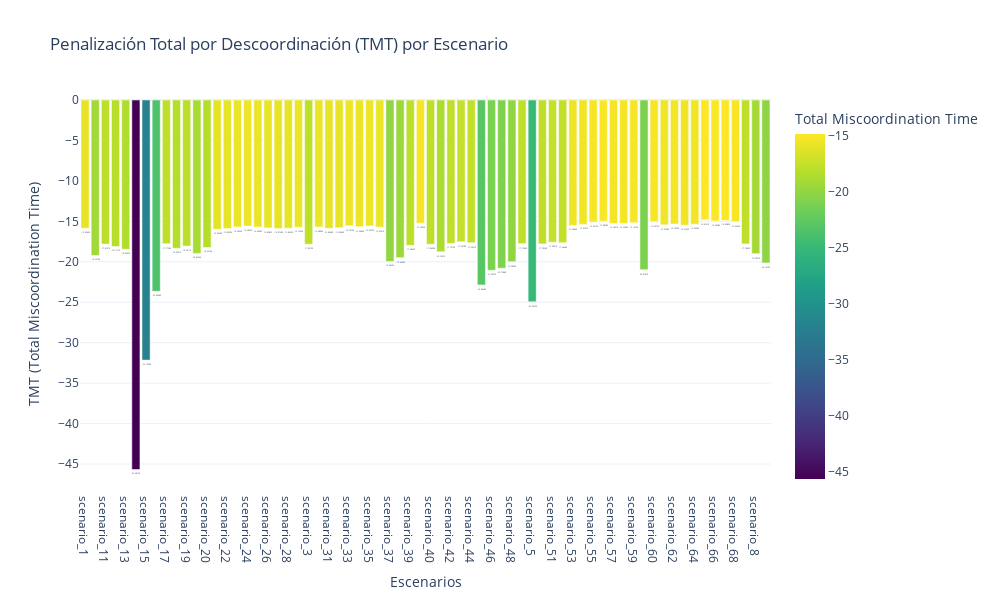
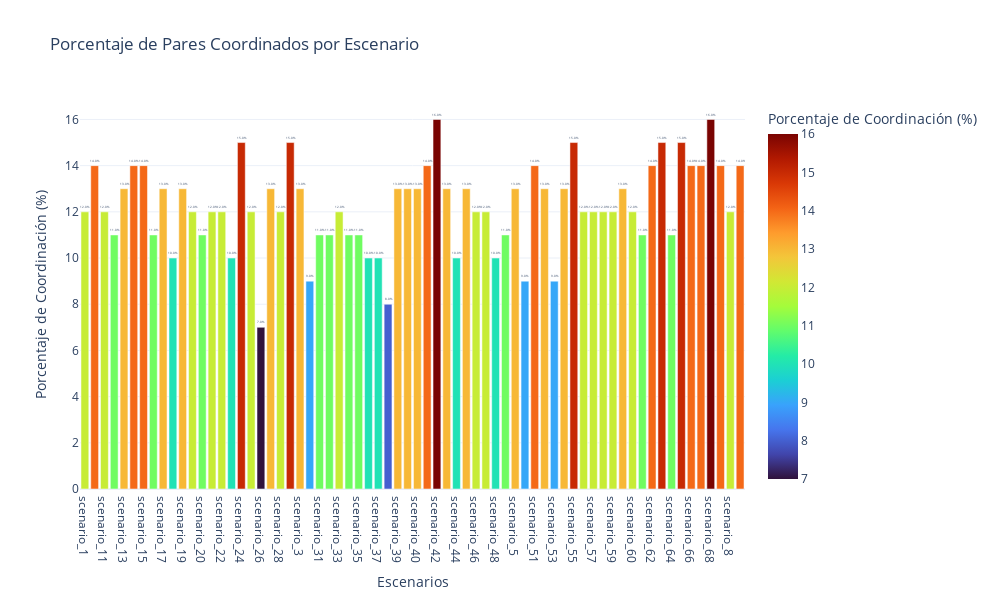

The cell these charts' notebook holds for them, in order:
### Markdown cell above
# Analisys

### Code cell
import json
import os
import copy
import plotly.express as px
import plotly.graph_objects as go
import pandas as pd
import numpy as np

# --- Constantes ---
CTI = 0.2  # Intervalo de tiempo de coordinación típico (en segundos)

# --- Ruta del archivo ---
input_file = "/Users/gustavo/Documents/Projects/TESIS_UNAL/ADAPTIVE_ALGORITHM/data/processed/independent_relay_pairs_automation.json"

def analyze_all_scenarios():
    try:
        # 1. Cargar el archivo JSON
        print(f"Cargando datos desde: {input_file}")
        with open(input_file, 'r') as f:
            relay_pairs_data = json.load(f)
        
        if not isinstance(relay_pairs_data, list):
            raise TypeError(f"Error: El archivo {input_file} no contiene una lista JSON.")
        
        # Diccionarios para almacenar datos por escenario
        scenario_results = {}  # Estructura: {scenario_id: {'tmt': valor, 'coordinated': cantidad, 'uncoordinated': cantidad}}
        
        # 2. Procesar cada par y agrupar por escenario
        print("Calculando TMT por escenario...")
        total_pairs_read = 0
        skipped_pairs_count = 0
        
        for pair_entry in relay_pairs_data:
            total_pairs_read += 1
            if not isinstance(pair_entry, dict):
                skipped_pairs_count += 1
                continue
            
            scenario_id = pair_entry.get("scenario_id")
            if not scenario_id:
                skipped_pairs_count += 1
                continue
                
            # Inicializar datos del escenario si es la primera vez
            if scenario_id not in scenario_results:
                scenario_results[scenario_id] = {
                    'tmt': 0, 
                    'coordinated': 0, 
                    'uncoordinated': 0,
                    'total_valid': 0
                }
            
            # Obtener información de los relés
            main_relay_info = pair_entry.get('main_relay')
            backup_relay_info = pair_entry.get('backup_relay')
            
            if not isinstance(main_relay_info, dict) or not isinstance(backup_relay_info, dict):
                skipped_pairs_count += 1
                continue
                
            # Obtener tiempos de operación
            main_time = main_relay_info.get('Time_out')
            backup_time = backup_relay_info.get('Time_out')
            
            # Validar que los tiempos son números
            if not isinstance(main_time, (int, float)) or not isinstance(backup_time, (int, float)):
                skipped_pairs_count += 1
                continue
                
            # Cálculos
            delta_t = backup_time - main_time - CTI
            mt = (delta_t - abs(delta_t)) / 2  # Penalización solo si delta_t es negativo
            
            # Actualizar resultados del escenario
            scenario_results[scenario_id]['tmt'] += mt
            scenario_results[scenario_id]['total_valid'] += 1
            
            if delta_t >= 0:
                scenario_results[scenario_id]['coordinated'] += 1
            else:
                scenario_results[scenario_id]['uncoordinated'] += 1
        
        # 3. Preparar datos para graficar
        data_for_chart = []
        for scenario, data in scenario_results.items():
            data_for_chart.append({
                'Escenario': scenario,
                'TMT': data['tmt'],
                'Pares Coordinados': data['coordinated'],
                'Pares Descoordinados': data['uncoordinated'],
                'Total Pares Válidos': data['total_valid'],
                'Porcentaje Coordinación': 100 * data['coordinated'] / data['total_valid'] if data['total_valid'] > 0 else 0
            })
        
        # Convertir a DataFrame y ordenar por nombre de escenario
        df = pd.DataFrame(data_for_chart)
        df = df.sort_values(by='Escenario')
        
        # 4. Crear gráfico de barras con Plotly
        fig = px.bar(
            df, 
            x='Escenario', 
            y='TMT',
            text='TMT',
            color='TMT',
            color_continuous_scale='Viridis',
            title='Penalización Total por Descoordinación (TMT) por Escenario',
            labels={'TMT': 'Total Miscoordination Time'},
            hover_data=['Pares Coordinados', 'Pares Descoordinados', 'Total Pares Válidos', 'Porcentaje Coordinación']
        )
        
        # Personalizar el gráfico
        fig.update_traces(
            texttemplate='%{text:.5f}',
            textposition='outside'
        )
        
        fig.update_layout(
            xaxis_title='Escenarios',
            yaxis_title='TMT (Total Miscoordination Time)',
            xaxis={'categoryorder': 'array', 'categoryarray': df['Escenario'].tolist()},
            font=dict(size=12),
            height=600,
            width=1000
        )
        
        # 5. Crear un segundo gráfico: porcentaje de coordinación
        fig2 = px.bar(
            df,
            x='Escenario',
            y='Porcentaje Coordinación',
            text='Porcentaje Coordinación',
            color='Porcentaje Coordinación',
            color_continuous_scale='Turbo',
            title='Porcentaje de Pares Coordinados por Escenario',
            labels={'Porcentaje Coordinación': 'Porcentaje de Coordinación (%)'},
            hover_data=['Pares Coordinados', 'Pares Descoordinados', 'Total Pares Válidos', 'TMT']
        )
        
        fig2.update_traces(
            texttemplate='%{text:.1f}%',
            textposition='outside'
        )
        
        fig2.update_layout(
            xaxis_title='Escenarios',
            yaxis_title='Porcentaje de Coordinación (%)',
            xaxis={'categoryorder': 'array', 'categoryarray': df['Escenario'].tolist()},
            font=dict(size=12),
            height=600,
            width=1000
        )
        
        # 5. Mostrar tabla de resultados
        print("\n--- Resultados por Escenario ---")
        print(f"{'Escenario':<15} {'Pares Válidos':<15} {'Coordinados':<15} {'Descoordinados':<15} {'% Coordin.':<15} {'TMT':<15}")
        print("-" * 90)
        
        for index, row in df.iterrows():
            print(f"{row['Escenario']:<15} {int(row['Total Pares Válidos']):<15} {int(row['Pares Coordinados']):<15} {int(row['Pares Descoordinados']):<15} {row['Porcentaje Coordinación']:.1f}%{' ':<10} {row['TMT']:.5f}")
        
        print(f"\nTotal de pares leídos: {total_pairs_read}")
        print(f"Pares omitidos (datos inválidos/faltantes): {skipped_pairs_count}")
        
        # Guardar los gráficos antes de mostrarlos
        output_dir = os.path.dirname(input_file)
        
        # Guardar el primer gráfico (TMT)
        output_file_tmt = os.path.join(output_dir, "tmt_by_scenario.html")
        fig.write_html(output_file_tmt)
        print(f"\nGráfico de TMT guardado en: {output_file_tmt}")
        
        # Guardar el segundo gráfico (% Coordinación)
        output_file_coord = os.path.join(output_dir, "coordination_percentage_by_scenario.html")
        fig2.write_html(output_file_coord)
        print(f"Gráfico de Porcentaje de Coordinación guardado en: {output_file_coord}")
        
        # Mostrar los gráficos
        fig.show()
        fig2.show()
        
    except FileNotFoundError:
        print(f"Error CRÍTICO: No se pudo encontrar el archivo de entrada: {input_file}")
    except TypeError as e:
        print(f"Error CRÍTICO: Problema con el tipo de datos esperado en el archivo JSON: {e}")
    except json.JSONDecodeError as e:
        print(f"Error CRÍTICO: El archivo de entrada JSON ({input_file}) está mal formado: {e}")
    except Exception as e:
        import traceback
        print(f"Error inesperado durante el procesamiento: {e}")
        print("--- Traceback ---")
        traceback.print_exc()
        print("-----------------")
        
if __name__ == "__main__":
    analyze_all_scenarios()

### Figure 1 — Plotly figure (JSON) as saved in the notebook; plotly's stock layout.template omitted (floating-point values rounded to 4 significant figures; data arrays with more than 128 entries replaced by an {"elided": "..."} marker saying what was removed)
{"data": [{"alignmentgroup": "True", "customdata": {"elided": "68x4 int values"}, "hovertemplate": "Escenario=%{x}<br>Total Miscoordination Time=%{marker.color}<br>Pares Coordinados=%{customdata[0]}<br>Pares Descoordinados=%{customdata[1]}<br>Total Pares Válidos=%{customdata[2]}<br>Porcentaje Coordinación=%{customdata[3]}<extra></extra>", "legendgroup": "", "marker": {"color": [-15.85, -19.23, -17.81, -18.12, -18.45, -45.68, -32.15, -23.65, -17.77, -18.33, -18.06, -18.96, -18.23, -15.99, -15.89, -15.69, -15.59, -15.7, -15.81, -15.88, -15.84, -15.73, -17.82, -15.69, -15.87, -15.8, -15.54, -15.67, -15.57, -15.7, -19.96, -19.49, -17.97, -15.23, -17.84, -18.76, -17.73, -17.52, -17.64, -22.86, -21.05, -20.79, -19.98, -17.76, -24.95, -17.79, -17.58, -17.65, -15.51, -15.37, -15.09, -14.99, -15.26, -15.26, -15.16, -20.97, -15.06, -15.43, -15.33, -15.48, -15.36, -14.82, -14.94, -14.9, -15.04, -17.79, -19.0, -20.15], "coloraxis": "coloraxis", "pattern": {"shape": ""}}, "name": "", "offsetgroup": "", "orientation": "v", "showlegend": false, "text": [-15.85, -19.23, -17.81, -18.12, -18.45, -45.68, -32.15, -23.65, -17.77, -18.33, -18.06, -18.96, -18.23, -15.99, -15.89, -15.69, -15.59, -15.7, -15.81, -15.88, -15.84, -15.73, -17.82, -15.69, -15.87, -15.8, -15.54, -15.67, -15.57, -15.7, -19.96, -19.49, -17.97, -15.23, -17.84, -18.76, -17.73, -17.52, -17.64, -22.86, -21.05, -20.79, -19.98, -17.76, -24.95, -17.79, -17.58, -17.65, -15.51, -15.37, -15.09, -14.99, -15.26, -15.26, -15.16, -20.97, -15.06, -15.43, -15.33, -15.48, -15.36, -14.82, -14.94, -14.9, -15.04, -17.79, -19.0, -20.15], "textposition": "outside", "texttemplate": "%{text:.5f}", "type": "bar", "x": ["scenario_1", "scenario_10", "scenario_11", "scenario_12", "scenario_13", "scenario_14", "scenario_15", "scenario_16", "scenario_17", "scenario_18", "scenario_19", "scenario_2", "scenario_20", "scenario_21", "scenario_22", "scenario_23", "scenario_24", "scenario_25", "scenario_26", "scenario_27", "scenario_28", "scenario_29", "scenario_3", "scenario_30", "scenario_31", "scenario_32", "scenario_33", "scenario_34", "scenario_35", "scenario_36", "scenario_37", "scenario_38", "scenario_39", "scenario_4", "scenario_40", "scenario_41", "scenario_42", "scenario_43", "scenario_44", "scenario_45", "scenario_46", "scenario_47", "scenario_48", "scenario_49", "scenario_5", "scenario_50", "scenario_51", "scenario_52", "scenario_53", "scenario_54", "scenario_55", "scenario_56", "scenario_57", "scenario_58", "scenario_59", "scenario_6", "scenario_60", "scenario_61", "scenario_62", "scenario_63", "scenario_64", "scenario_65", "scenario_66", "scenario_67", "scenario_68", "scenario_7", "scenario_8", "scenario_9"], "xaxis": "x", "y": [-15.85, -19.23, -17.81, -18.12, -18.45, -45.68, -32.15, -23.65, -17.77, -18.33, -18.06, -18.96, -18.23, -15.99, -15.89, -15.69, -15.59, -15.7, -15.81, -15.88, -15.84, -15.73, -17.82, -15.69, -15.87, -15.8, -15.54, -15.67, -15.57, -15.7, -19.96, -19.49, -17.97, -15.23, -17.84, -18.76, -17.73, -17.52, -17.64, -22.86, -21.05, -20.79, -19.98, -17.76, -24.95, -17.79, -17.58, -17.65, -15.51, -15.37, -15.09, -14.99, -15.26, -15.26, -15.16, -20.97, -15.06, -15.43, -15.33, -15.48, -15.36, -14.82, -14.94, -14.9, -15.04, -17.79, -19.0, -20.15], "yaxis": "y"}], "layout": {"barmode": "relative", "coloraxis": {"colorbar": {"title": {"text": "Total Miscoordination Time"}}, "colorscale": [[0, "#440154"], [0.1111, "#482878"], [0.2222, "#3e4989"], [0.3333, "#31688e"], [0.4444, "#26828e"], [0.5556, "#1f9e89"], [0.6667, "#35b779"], [0.7778, "#6ece58"], [0.8889, "#b5de2b"], [1, "#fde725"]]}, "font": {"size": 12}, "height": 600, "legend": {"tracegroupgap": 0}, "title": {"text": "Penalización Total por Descoordinación (TMT) por Escenario"}, "width": 1000, "xaxis": {"anchor": "y", "categoryarray": ["scenario_1", "scenario_10", "scenario_11", "scenario_12", "scenario_13", "scenario_14", "scenario_15", "scenario_16", "scenario_17", "scenario_18", "scenario_19", "scenario_2", "scenario_20", "scenario_21", "scenario_22", "scenario_23", "scenario_24", "scenario_25", "scenario_26", "scenario_27", "scenario_28", "scenario_29", "scenario_3", "scenario_30", "scenario_31", "scenario_32", "scenario_33", "scenario_34", "scenario_35", "scenario_36", "scenario_37", "scenario_38", "scenario_39", "scenario_4", "scenario_40", "scenario_41", "scenario_42", "scenario_43", "scenario_44", "scenario_45", "scenario_46", "scenario_47", "scenario_48", "scenario_49", "scenario_5", "scenario_50", "scenario_51", "scenario_52", "scenario_53", "scenario_54", "scenario_55", "scenario_56", "scenario_57", "scenario_58", "scenario_59", "scenario_6", "scenario_60", "scenario_61", "scenario_62", "scenario_63", "scenario_64", "scenario_65", "scenario_66", "scenario_67", "scenario_68", "scenario_7", "scenario_8", "scenario_9"], "categoryorder": "array", "domain": [0, 1], "title": {"text": "Escenarios"}}, "yaxis": {"anchor": "x", "domain": [0, 1], "title": {"text": "TMT (Total Miscoordination Time)"}}}}

### Figure 2 — Plotly figure (JSON) as saved in the notebook; plotly's stock layout.template omitted (floating-point values rounded to 4 significant figures; data arrays with more than 128 entries replaced by an {"elided": "..."} marker saying what was removed)
{"data": [{"alignmentgroup": "True", "customdata": {"elided": "68x4 float values"}, "hovertemplate": "Escenario=%{x}<br>Porcentaje de Coordinación (%)=%{marker.color}<br>Pares Coordinados=%{customdata[0]}<br>Pares Descoordinados=%{customdata[1]}<br>Total Pares Válidos=%{customdata[2]}<br>TMT=%{customdata[3]}<extra></extra>", "legendgroup": "", "marker": {"color": [12, 14, 12, 11, 13, 14, 14, 11, 13, 10, 13, 12, 11, 12, 12, 10, 15, 12, 7, 13, 12, 15, 13, 9, 11, 11, 12, 11, 11, 10, 10, 8, 13, 13, 13, 14, 16, 13, 10, 13, 12, 12, 10, 11, 13, 9, 14, 13, 9, 13, 15, 12, 12, 12, 12, 13, 12, 11, 14, 15, 11, 15, 14, 14, 16, 14, 12, 14], "coloraxis": "coloraxis", "pattern": {"shape": ""}}, "name": "", "offsetgroup": "", "orientation": "v", "showlegend": false, "text": [12, 14, 12, 11, 13, 14, 14, 11, 13, 10, 13, 12, 11, 12, 12, 10, 15, 12, 7, 13, 12, 15, 13, 9, 11, 11, 12, 11, 11, 10, 10, 8, 13, 13, 13, 14, 16, 13, 10, 13, 12, 12, 10, 11, 13, 9, 14, 13, 9, 13, 15, 12, 12, 12, 12, 13, 12, 11, 14, 15, 11, 15, 14, 14, 16, 14, 12, 14], "textposition": "outside", "texttemplate": "%{text:.1f}%", "type": "bar", "x": ["scenario_1", "scenario_10", "scenario_11", "scenario_12", "scenario_13", "scenario_14", "scenario_15", "scenario_16", "scenario_17", "scenario_18", "scenario_19", "scenario_2", "scenario_20", "scenario_21", "scenario_22", "scenario_23", "scenario_24", "scenario_25", "scenario_26", "scenario_27", "scenario_28", "scenario_29", "scenario_3", "scenario_30", "scenario_31", "scenario_32", "scenario_33", "scenario_34", "scenario_35", "scenario_36", "scenario_37", "scenario_38", "scenario_39", "scenario_4", "scenario_40", "scenario_41", "scenario_42", "scenario_43", "scenario_44", "scenario_45", "scenario_46", "scenario_47", "scenario_48", "scenario_49", "scenario_5", "scenario_50", "scenario_51", "scenario_52", "scenario_53", "scenario_54", "scenario_55", "scenario_56", "scenario_57", "scenario_58", "scenario_59", "scenario_6", "scenario_60", "scenario_61", "scenario_62", "scenario_63", "scenario_64", "scenario_65", "scenario_66", "scenario_67", "scenario_68", "scenario_7", "scenario_8", "scenario_9"], "xaxis": "x", "y": [12, 14, 12, 11, 13, 14, 14, 11, 13, 10, 13, 12, 11, 12, 12, 10, 15, 12, 7, 13, 12, 15, 13, 9, 11, 11, 12, 11, 11, 10, 10, 8, 13, 13, 13, 14, 16, 13, 10, 13, 12, 12, 10, 11, 13, 9, 14, 13, 9, 13, 15, 12, 12, 12, 12, 13, 12, 11, 14, 15, 11, 15, 14, 14, 16, 14, 12, 14], "yaxis": "y"}], "layout": {"barmode": "relative", "coloraxis": {"colorbar": {"title": {"text": "Porcentaje de Coordinación (%)"}}, "colorscale": [[0, "#30123b"], [0.07143, "#4145ab"], [0.1429, "#4675ed"], [0.2143, "#39a2fc"], [0.2857, "#1bcfd4"], [0.3571, "#24eca6"], [0.4286, "#61fc6c"], [0.5, "#a4fc3b"], [0.5714, "#d1e834"], [0.6429, "#f3c63a"], [0.7143, "#fe9b2d"], [0.7857, "#f36315"], [0.8571, "#d93806"], [0.9286, "#b11901"], [1, "#7a0402"]]}, "font": {"size": 12}, "height": 600, "legend": {"tracegroupgap": 0}, "title": {"text": "Porcentaje de Pares Coordinados por Escenario"}, "width": 1000, "xaxis": {"anchor": "y", "categoryarray": ["scenario_1", "scenario_10", "scenario_11", "scenario_12", "scenario_13", "scenario_14", "scenario_15", "scenario_16", "scenario_17", "scenario_18", "scenario_19", "scenario_2", "scenario_20", "scenario_21", "scenario_22", "scenario_23", "scenario_24", "scenario_25", "scenario_26", "scenario_27", "scenario_28", "scenario_29", "scenario_3", "scenario_30", "scenario_31", "scenario_32", "scenario_33", "scenario_34", "scenario_35", "scenario_36", "scenario_37", "scenario_38", "scenario_39", "scenario_4", "scenario_40", "scenario_41", "scenario_42", "scenario_43", "scenario_44", "scenario_45", "scenario_46", "scenario_47", "scenario_48", "scenario_49", "scenario_5", "scenario_50", "scenario_51", "scenario_52", "scenario_53", "scenario_54", "scenario_55", "scenario_56", "scenario_57", "scenario_58", "scenario_59", "scenario_6", "scenario_60", "scenario_61", "scenario_62", "scenario_63", "scenario_64", "scenario_65", "scenario_66", "scenario_67", "scenario_68", "scenario_7", "scenario_8", "scenario_9"], "categoryorder": "array", "domain": [0, 1], "title": {"text": "Escenarios"}}, "yaxis": {"anchor": "x", "domain": [0, 1], "title": {"text": "Porcentaje de Coordinación (%)"}}}}
